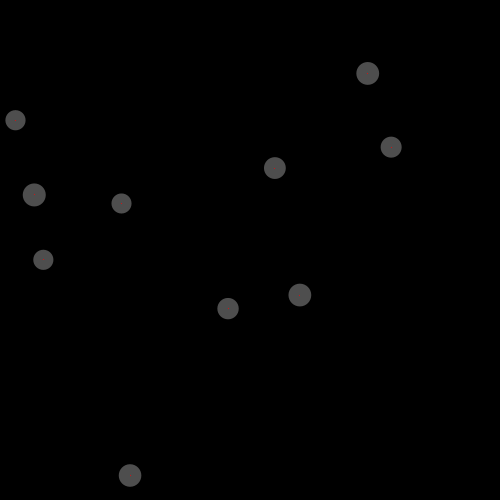
Frame 1 (no input)
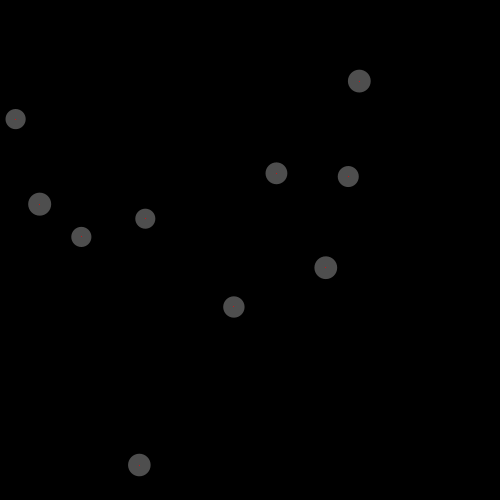
Frame 60 (the mouse pressed at the canvas centre just before this capture)
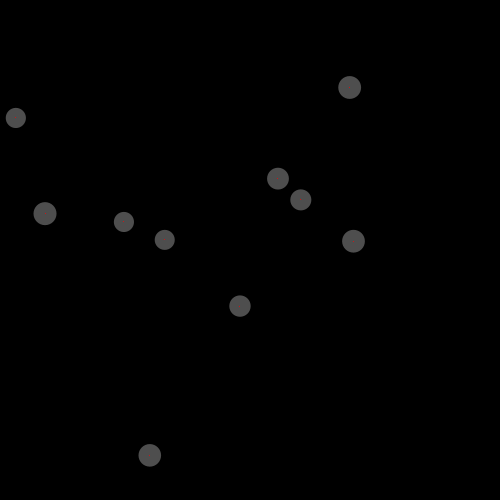
Frame 120 (the mouse held since frame 60 and released just before this capture)

The Processing sketch that drew these frames (run headless with seeded random() and noise(); from frame 60 on, the mouse is pressed at the canvas centre):

// Processing sketch: processing_153786
// ── processing_153786.pde

/*
 * Creative Coding
 * Week 5, 03 - Moving balls
 * by Indae Hwang and Jon McCormack
 * Copyright (c) 2014 Monash University
 *
 * This sketch shows the basics of classes and objects in Processing
 * It defines a class called "Ball" with member functions that move and display
 *
 */

// declare array of Balls
Ball theBalls[];
int numBalls = 10;
Arrow theArrows[];
char selected; // which key selected

void setup() {
  size(500, 500);
  selected = '0';

  // initialise array and fill it with balls
  theBalls = new Ball[numBalls];
  for (int i = 0; i < numBalls; ++i) {
    float ballSize = constrain(20 + (random(1) * 4), 1, 100);
    theBalls[i] = new Ball(random(width), random(height), ballSize);
    theBalls[i].randomiseDirection();
  }
  
  //initialise array and fill it with arrows
  theArrows = new Arrow[numBalls];
  for (int i = 0; i < numBalls; ++i){
    theArrows[i] = new Arrow(0,0,0,0);
  }
  background(0);
}

void draw() {
  background(0);
  for (int i = 0; i < numBalls; ++i) {
    theBalls[i].move();
    theBalls[i].display();
   if(selected =='a'){ 
    theArrows[i].startX = theBalls[i].x;
    theArrows[i].startY = theBalls[i].y;
    theArrows[i].aDirect = theBalls[i].direction;
    theArrows[i].aLength = theBalls[i].speed*100;
    theArrows[i].drawArrow();
   }
    if(selected == 't'){
    theBalls[i].textVector();
    }
  }
}  

void keyReleased(){
 //set selected to last key released
selected = key; 
}

/*
 * declaration of the class "Arrow"
 * Which represents the concept of an arrow with an origin point,
 * direction and length.
 *
 */
 class Arrow{
   
   //instance variables
   float startX;  //x co-ord of arrow start
   float startY;  //y co-ord of arrow start
   float aLength; //length of the arrow
   float aDirect; //direction the arrow points
   
   //constructor
   Arrow(float x, float y, float l, float d){
   //store supplied values in instance variables
   startX = x;
   startY = y;
   aLength = l;
   aDirect = d;
   }
   void drawArrow(){
     // need to calculate end points from length and direction
     float endX = startX+aLength*cos(radians(aDirect));
     float endY = startY+aLength*sin(radians(aDirect));
     
     line(startX, startY, endX, endY);
     //draw arrowhead at (endx, endY)
     pushMatrix();
     translate(endX, endY);
     float a = radians(aDirect);
     rotate(a);
     line(0, 0, -10, -10);
     line(0, 0, -10, 10);
     popMatrix();
   }
   
 }
/*
 * declaration of the class "Ball"
 * Which represents the concept of a moving ball with a direction, speed
 * and rate of change in direction.
 *
 */
class Ball {

  // instance variables
  float x;        // x position
  float y;        // y position
  float size;     // ball size
  float speed;    // how fast the ball is moving
  float direction;// direction of travel
  float omega;    // rotational speed
  

  // constructor: called when a new Ball is created
  // Note that the constructor is a special function that
  // does have a return type (not even a void) and can't
  // return any value
  Ball(float x_, float y_, float size_) {
    // store supplied values in the instance variables
    x = x_;
    y = y_;
    size = size_;
    
    // set speed and directions to 0
    speed = 0;
    direction = 0;
    omega = 0;
  }
  
  
  // randomiseDirection
  // randomise the speed and direction of the ball
  void randomiseDirection() {
    speed = random(1);
    direction = random(360);
    omega = random(1) * 0.3;
  }
  
  // move method
  // moves the ball in the current direction
  void move() {
    float dx, dy; 
    /*
     * direction is an angle that represents the current
     * direction of travel.
     * speed is the current speed in units/frame
     */
    dx = cos(radians(direction)) * speed;
    dy = sin(radians(direction)) * speed;
    x += dx;
    y += dy;
    direction += omega;
    checkBounds();
  }
  
  // checkBounds
  // checks that the ball is within the display window.
  // If it reaches the edge, move in the opposite direction
  void checkBounds() {
    if (x <= 0 || x >= width || y <= 0 || y >= height) {
      direction += 180;
      direction = direction % 360;
    }
  }
      

  // display method
  // draws the ball as a transparent circle with a red point at the centre
  //
  void display() {
    noStroke();
    fill(200,100);
    ellipse(x, y, size, size);
    stroke(255,0,0);
    point(x,y);
  }
  
  //display speed and direction as text
  
  void textVector() {
   String spText = nf(speed,1,2);
 //  spText = spText.substring(0,4);
  String dirText = str((int)direction);
 textSize(10);
float textAsc = textAscent();
fill (255);
text (spText, x-(textWidth(spText)/2), y);
text (dirText, x-(textWidth(dirText)/2), y+textAsc);
  }
}
